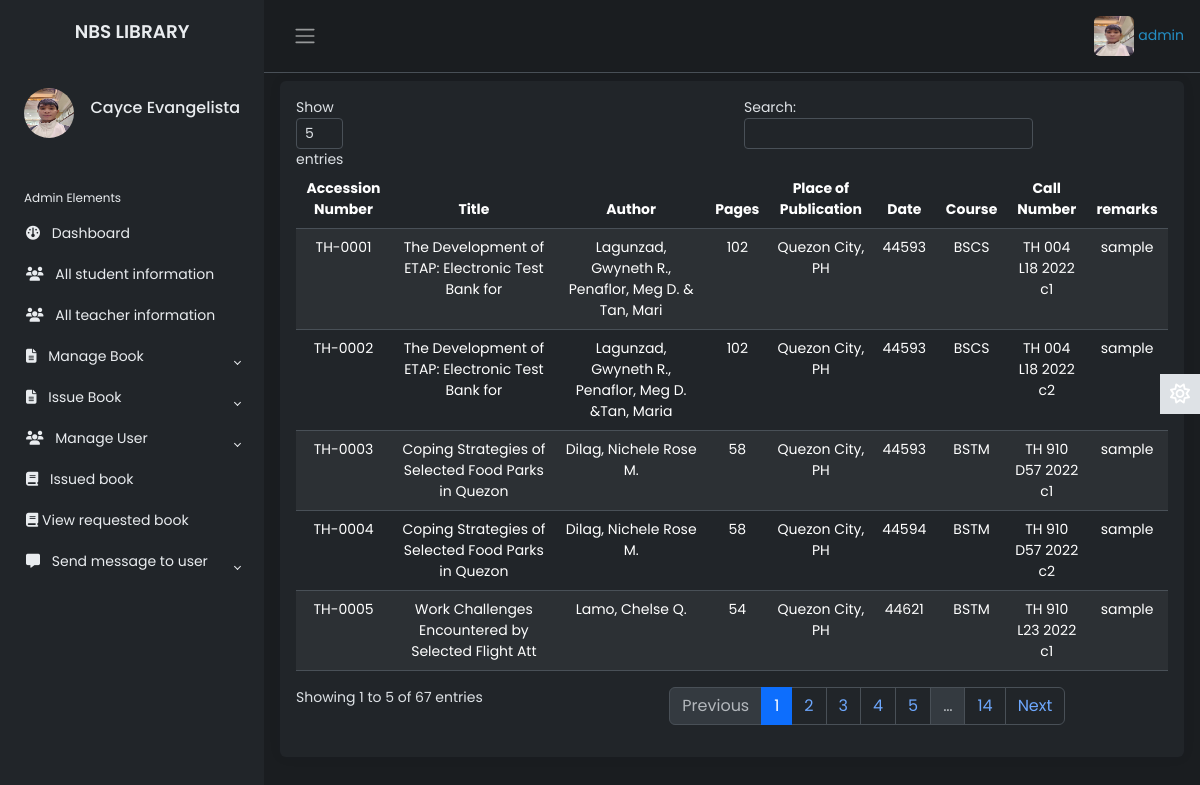
Page /Source/librarian/display-thesis.php (signed in) on the committed database.
### tables this page shows
CREATE TABLE `lib_registration` (
  `id` int(2) NOT NULL,
  `name` varchar(50) NOT NULL,
  `username` varchar(20) NOT NULL,
  `password` varchar(20) NOT NULL,
  `email` varchar(50) NOT NULL,
  `phone` varchar(20) NOT NULL,
  `address` varchar(100) NOT NULL,
  `photo` varchar(500) NOT NULL,
  `status` varchar(7) NOT NULL
);

CREATE TABLE `theses` (
  `accession_number` varchar(50) NOT NULL,
  `title` varchar(50) NOT NULL,
  `author` varchar(50) NOT NULL,
  `pages` varchar(50) NOT NULL,
  `place_of_publication` varchar(100) NOT NULL,
  `date` varchar(100) NOT NULL,
  `course` varchar(100) NOT NULL,
  `call_number` varchar(100) NOT NULL,
  `remarks` varchar(100) NOT NULL
);

### Source/librarian/display-thesis.php (the view, shortened to what this page needs)
       <?php
   include 'inc/connection.php';
   include 'inc/header.php';
?>
           <main class="content px-3 py-2">
           <div class="card border-0">
                       <div class="card-body">
                           <table class="table text-center table-striped" id="dtBasicExample">
                               <thead>
                                   <tr>
                                       <th scope="col">Accession Number</th>
                                       <th scope="col">Title</th>
                                       <th scope="col">Author</th>
                                       <th scope="col">Pages</th>
                                       <th scope="col">Place of Publication</th>
                                       <th scope="col">Date</th>
                                       <th scope="col">Course</th>
                                       <th scope="col">Call Number</th>
                                       <th scope="col">remarks</th>
                                   </tr>
                               </thead>
                               <tbody>
                               <?php
                                       $res= mysqli_query($link, "select * from theses");
                                       while ($row=mysqli_fetch_array($res)) {
                                           echo "<tr>";
                                           echo "<td>"; echo $row["accession_number"]; echo "</td>";
                                           echo "<td>"; echo $row["title"]; echo "</td>";
                                           echo "<td>"; echo $row["author"]; echo "</td>";
                                           echo "<td>"; echo $row["pages"]; echo "</td>";
                                           echo "<td>"; echo $row["place_of_publication"]; echo "</td>";
                                           echo "<td>"; echo $row["date"]; echo "</td>";
                                           echo "<td>"; echo $row["course"]; echo "</td>";
                                           echo "<td>"; echo $row["call_number"]; echo "</td>";
                                           echo "<td>"; echo $row["remarks"]; echo "</td>";
                                           echo "</tr>";
                                       }
                                  ?>
                               </tbody>
                           </table>
                       </div>
                   </div>
           </main>

### Source/librarian/inc/header.php (shortened to what this page needs)
<?php
    include 'inc/connection.php';
 ?>
<!DOCTYPE html>
<html lang="en" data-bs-theme="dark">
<head>
    <link rel="stylesheet" href="https://cdn.jsdelivr.net/npm/bootstrap@5.3.0-alpha2/dist/css/bootstrap.min.css">
    <link href="https://cdn.jsdelivr.net/npm/bootstrap@5.3.3/dist/css/bootstrap.min.css" rel="stylesheet">
    <link rel="stylesheet" href="inc/css/custom1.css">
    <link rel="stylesheet" href="inc/css/animate.css">
</head>
<body>
    <div class="wrapper">
    <aside id="sidebar" class="js-sidebar">
            <div class="h-100">
                <div class="sidebar-logo text-center">
                    <a href="dashboard.php">NBS LIBRARY</a>
                </div>
                <ul class="sidebar-nav">
                    <li class="sidebar-header">
                        <span>
                        <?php
                            $res = mysqli_query($link, "select * from lib_registration where username='".$_SESSION['username']."'");
                            while ($row = mysqli_fetch_array($res)){
                                ?><img src="<?php echo $row["photo"]; ?> " height="50px" width="50px" alt="something wrong" class="rounded-circle"></a> <?php
                            }
                        ?>
                        </span>
                        <h6 style="float: right; margin-top: 10px;">
							<?php
								$res = mysqli_query($link, "select * from lib_registration where username='".$_SESSION['username']."'");
								while ($row = mysqli_fetch_array($res)){
								$name  =  $row["name"];
								echo $name;
								}
							?>
            			</h6>
                    </li>
                    <br>
                    <li class="sidebar-header">
                        Admin Elements
                    </li>
                    <li class="sidebar-item">
                        <a href="dashboard.php" class="sidebar-link">
                        <i class="fa-solid fa-gauge pe-2"></i>
                            Dashboard
                        </a>
                    </li>
                    <li class="sidebar-item">
                        <a href="all-student-info.php" class="sidebar-link">
                        <i class="fa-solid fa-users pe-2"></i>
                            All student information
                        </a>
                    </li>
					<li class="sidebar-item">
                        <a href="all-teacher-info.php" class="sidebar-link">
                            <i class="fa-solid fa-users pe-2"></i>
                            All teacher information
                        </a>
                    </li>
                    <li class="sidebar-item">
                        <a href="#" class="sidebar-link collapsed" data-bs-target="#manage" data-bs-toggle="collapse"
                            aria-expanded="false"><i class="fa-solid fa-file-lines pe-2"></i>
                            Manage Book
                        </a>
                    </li>
                    <li class="sidebar-item">
                        <a href="dashboard.php" class="sidebar-link collapsed" data-bs-target="#issue" data-bs-toggle="collapse"
                            aria-expanded="false"><i class="fa-solid fa-file-lines pe-2"></i>
                            Issue Book
                        </a>
                    </li>
                    <li class="sidebar-item">
                        <a href="#" class="sidebar-link collapsed" data-bs-target="#user" data-bs-toggle="collapse"
                            aria-expanded="false"><i class="fa-solid fa-users pe-2"></i>
                            Manage User
                        </a>
                    </li>
                    <li class="sidebar-item">
                        <a href="issued-books.php" class="sidebar-link">
                         <i class="fa-solid fa-book pe-2"></i>
                            Issued book
                        </a>
                    </li>
                    <li class="sidebar-item">
                        <a href="requested-books.php" class="sidebar-link">
                        <i class="fa-solid fa-book"></i>
                            View requested book
                        </a>
                    </li>
                    <li class="sidebar-item">
                        <a href="#" class="sidebar-link collapsed" data-bs-target="#posts" data-bs-toggle="collapse"
                            aria-expanded="false">    <i class="fa-solid fa-message pe-2"></i>
                            Send message to user
                        </a>
                    </li>
                </ul>
            </div>
        </aside>
        <div class="main">
            <nav class="navbar navbar-expand px-3 border-bottom">
                <button class="btn" id="sidebar-toggle" type="button">
                    <span class="navbar-toggler-icon"></span>
                </button>
                <div class="navbar-collapse navbar">
                    <ul class="navbar-nav">
                        <li class="nav-item dropdown">
								<?php
                                     $res = mysqli_query($link, "select * from lib_registration where username='".$_SESSION['username']."'");
                                     while ($row = mysqli_fetch_array($res)){
                                         ?><a href="#" data-bs-toggle="dropdown" class="nav-icon pe-md-0"><img src="<?php echo $row["photo"]; ?>" alt=""class="avatar img-fluid rounded"> <span style="color:#248fc5"><?php echo $_SESSION["username"]; ?></span></a> <?php
                                     }
                                ?>
                        </li>
                    </ul>
                </div>
            </nav>
            <a href="#" class="theme-toggle">
                <i class="fa-regular fa-sun"></i>
            </a>
</body>
</html>

### Source/librarian/inc/css/custom1.css (style rules this page uses)
body { font-family: 'Poppins', sans-serif; font-size: 0.875rem; opacity: 1; overflow-y: scroll; margin: 0; }
a { cursor: pointer; text-decoration: none; font-family: 'Poppins', sans-serif; }
li { list-style: none; }
.wrapper { align-items: stretch; display: flex; width: 100%; }
#sidebar { max-width: 40%; min-width: 264px; background: var(--bs-dark); transition: all 0.35s ease-in-out; overflow-y: scroll; }
.main { display: flex; flex-direction: column; min-height: 100vh; min-width: 0; overflow: hidden; transition: all 0.35s ease-in-out; width: 100%; background: var(--bs-dark-bg-subtle); }
.sidebar-logo { padding: 1.15rem; }
.sidebar-logo a { color: #e9ecef; font-size: 1.15rem; font-weight: 600; }
.sidebar-nav { flex-grow: 1; list-style: none; margin-bottom: 0; padding-left: 0; margin-left: 0; }
.sidebar-header { color: #e9ecef; font-size: .75rem; padding: 1.5rem 1.5rem .375rem; }
a.sidebar-link { padding: .625rem 1.625rem; color: #e9ecef; position: relative; display: block; font-size: 0.875rem; }
.sidebar-link[data-bs-toggle="collapse"]::after { border: solid; border-width: 0 .075rem .075rem 0; content: ""; display: inline-block; padding: 2px; position: absolute; right: 1.5rem; top: 1.4rem; transform: rotate(-135deg); transition: all .2s ease-out; }
.sidebar-link[data-bs-toggle="collapse"].collapsed::after { transform: rotate(45deg); transition: all .2s ease-out; }
.avatar { height: 40px; width: 40px; }
.navbar-expand .navbar-nav { margin-left: auto; }
.content { flex: 1; max-width: 100vw; width: 100vw; }
@media (min-width:768px) { .content { max-width: auto; width: auto; } }
.card { box-shadow: 0 0 .875rem 0 rgba(34, 46, 60, .05); margin-bottom: 24px; }
.theme-toggle { position: fixed; top: 50%; transform: translateY(-65%); text-align: center; z-index: 10; right: 0; left: auto; border: none; background-color: var(--bs-body-color); }
html[data-bs-theme="dark"] .theme-toggle .fa-sun, html[data-bs-theme="light"] .theme-toggle .fa-moon { cursor: pointer; padding: 10px; display: block; font-size: 1.25rem; color: #FFF; }

### rows in the picture
lib_registration: photo (picture), name "Cayce Evangelista"
theses: accession_number "TH-0001", title "The Development of ETAP: Electronic Test Bank for", author "Lagunzad, Gwyneth R., Penaflor, Meg D. & Tan, Mari", pages "102", place_of_publication "Quezon City, PH", date "44593", course "BSCS", call_number "TH 004 L18 2022 c1", remarks "sample"
theses: accession_number "TH-0002", title "The Development of ETAP: Electronic Test Bank for", author "Lagunzad, Gwyneth R., Penaflor, Meg D. &Tan, Maria", pages "102", place_of_publication "Quezon City, PH", date "44593", course "BSCS", call_number "TH 004 L18 2022 c2", remarks "sample"
theses: accession_number "TH-0003", title "Coping Strategies of Selected Food Parks in Quezon", author "Dilag, Nichele Rose M.", pages "58", place_of_publication "Quezon City, PH", date "44593", course "BSTM", call_number "TH 910 D57 2022 c1", remarks "sample"
theses: accession_number "TH-0004", title "Coping Strategies of Selected Food Parks in Quezon", author "Dilag, Nichele Rose M.", pages "58", place_of_publication "Quezon City, PH", date "44594", course "BSTM", call_number "TH 910 D57 2022 c2", remarks "sample"
theses: accession_number "TH-0005", title "Work Challenges Encountered by Selected Flight Att", author "Lamo, Chelse Q.", pages "54", place_of_publication "Quezon City, PH", date "44621", course "BSTM", call_number "TH 910 L23 2022 c1", remarks "sample"
